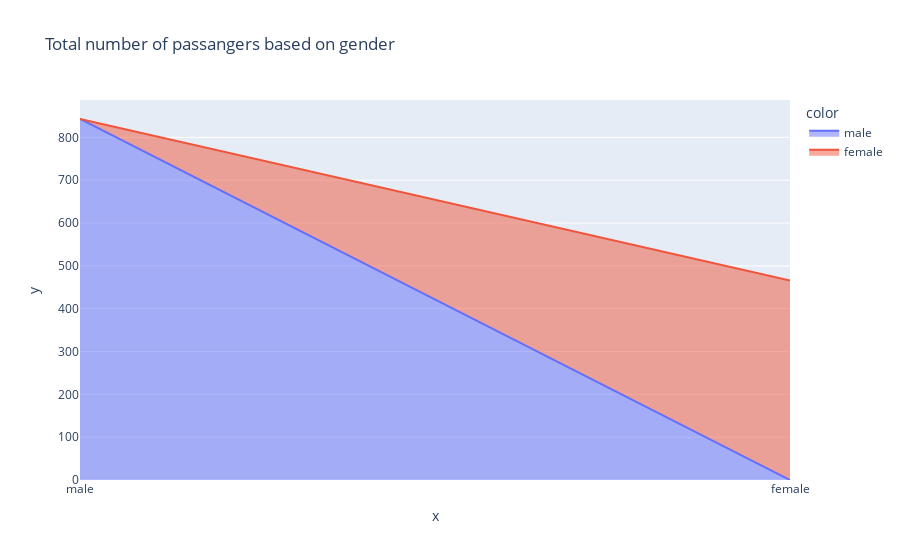

Notebook source saved alongside this figure:
### Code cell
sex = df['sex'].value_counts()
area = px.area(data_frame=df, x=sex.index, y=sex.values, color=sex.index, title="Total number of passangers based on gender")
area

### Figure 1 — Plotly figure (JSON) as saved in the notebook; plotly's stock layout.template omitted (floating-point values rounded to 4 significant figures)
{"data": [{"fillpattern": {"shape": ""}, "hovertemplate": "color=male<br>x=%{x}<br>y=%{y}<extra></extra>", "legendgroup": "male", "line": {"color": "#636efa"}, "marker": {"symbol": "circle"}, "mode": "lines", "name": "male", "orientation": "v", "showlegend": true, "stackgroup": "1", "type": "scatter", "x": ["male"], "xaxis": "x", "y": [843], "yaxis": "y"}, {"fillpattern": {"shape": ""}, "hovertemplate": "color=female<br>x=%{x}<br>y=%{y}<extra></extra>", "legendgroup": "female", "line": {"color": "#EF553B"}, "marker": {"symbol": "circle"}, "mode": "lines", "name": "female", "orientation": "v", "showlegend": true, "stackgroup": "1", "type": "scatter", "x": ["female"], "xaxis": "x", "y": [466], "yaxis": "y"}], "layout": {"autosize": true, "legend": {"title": {"text": "color"}, "tracegroupgap": 0}, "title": {"text": "Total number of passangers based on gender"}, "xaxis": {"anchor": "y", "autorange": true, "domain": [0, 1], "range": [0, 1], "title": {"text": "x"}, "type": "category"}, "yaxis": {"anchor": "x", "autorange": true, "domain": [0, 1], "range": [0, 887.4], "title": {"text": "y"}, "type": "linear"}}}
